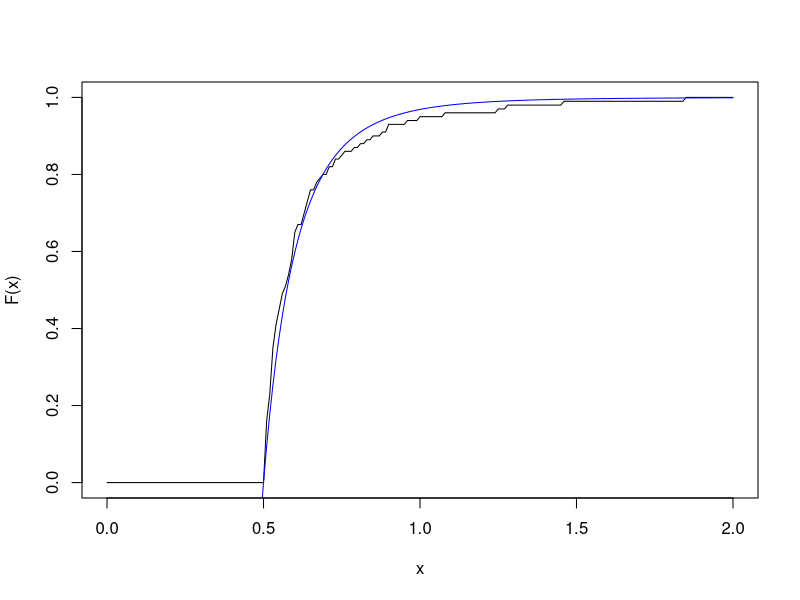

This chart was generated by the following R code:
## ---- chunk 1
my_rpareto <- function(n, a, b){
  u <- runif(n)
  x <- b*(1 - u)^(-1/a)
  return(x)
}

x <- my_rpareto(100, 5, 0.5)
grid_pts <- seq(0, 2, 0.01)

plot(grid_pts, ecdf(x)(grid_pts), type="l", xlab="x", ylab="F(x)")
lines(grid_pts, 1 - (0.5/grid_pts)^5, col="blue")
